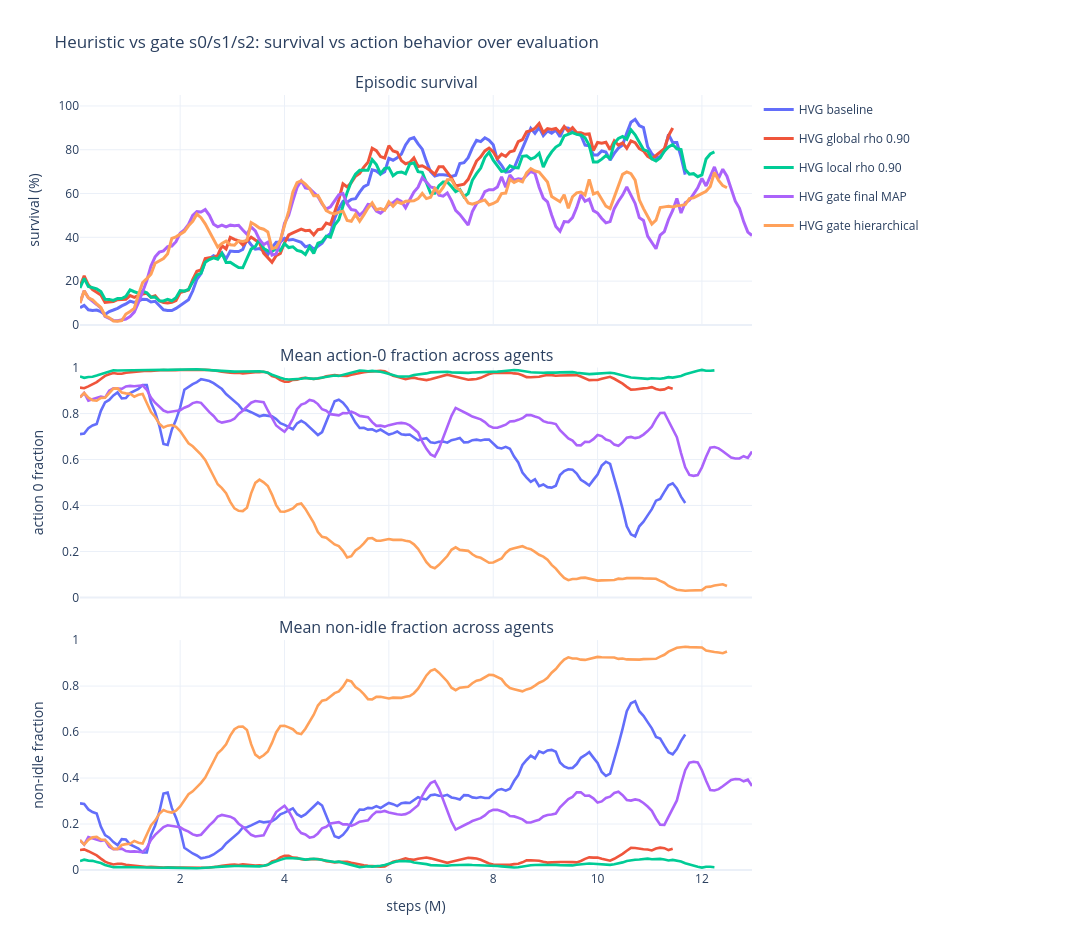
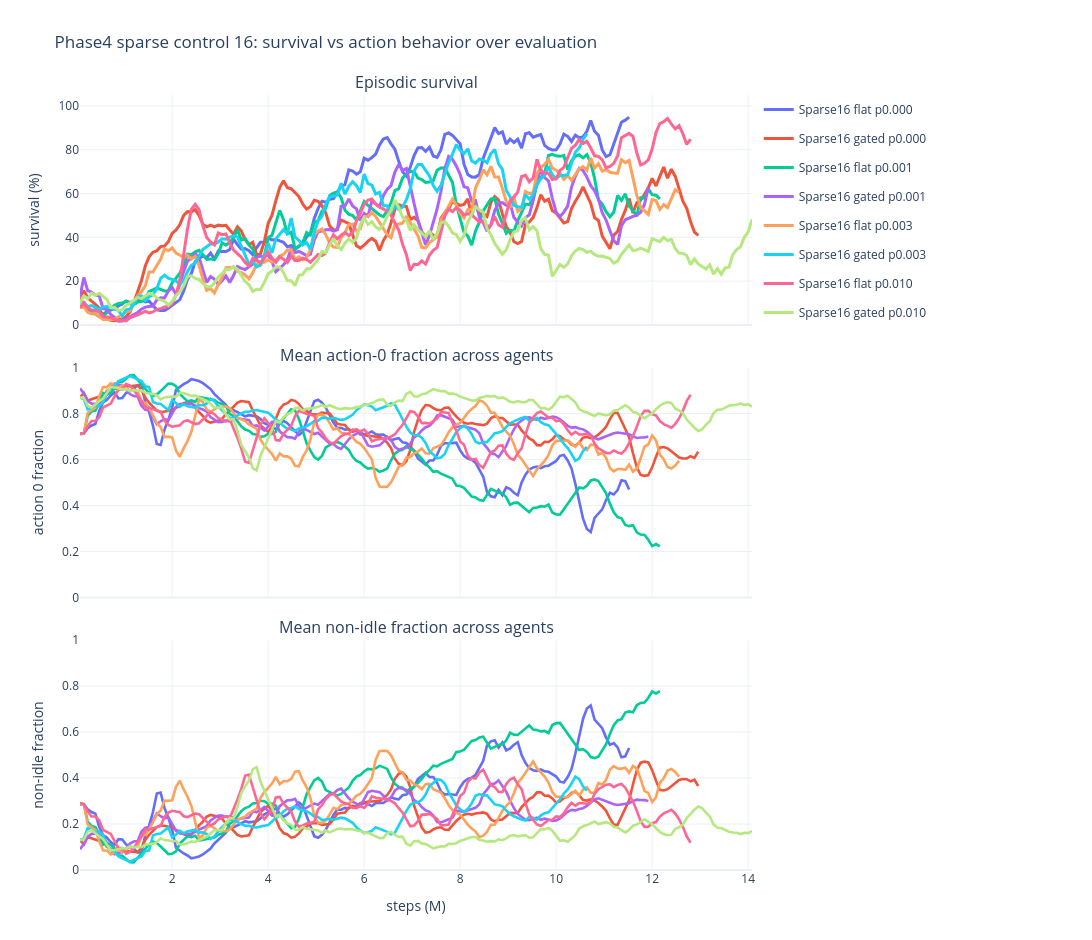

Notebook cell for these charts, in order:
### Markdown cell above
## Survival vs Action-0 / Non-Idle Over Time

### Code cell
survival_action = adm.survival_vs_action0_non_idle_over_time(ctx)
adm.display_metric_figures(survival_action)

### Figure 1 — Plotly figure (JSON) as saved in the notebook; plotly's stock layout.template omitted (floating-point values rounded to 4 significant figures; data arrays with more than 128 entries replaced by an {"elided": "..."} marker saying what was removed)
{"data": [{"customdata": {"elided": "146x3 mixed values"}, "hovertemplate": "<b>HVG baseline</b><br>step=%{x:.2f}M<br>survival=%{y:.2f}%<br>seeds=%{customdata[1]}<br>n_seeds=%{customdata[0]}<br>metric=%{customdata[2]}<extra></extra>", "legendgroup": "hvg_00_baseline", "line": {"color": "#636EFA", "width": 3}, "mode": "lines", "name": "HVG baseline", "showlegend": true, "type": "scatter", "x": {"elided": "146 float values"}, "xaxis": "x", "y": {"elided": "146 float values"}, "yaxis": "y"}, {"customdata": {"elided": "146x3 mixed values"}, "hovertemplate": "<b>HVG baseline</b><br>step=%{x:.2f}M<br>%{customdata[2]}=%{y:.4f}<br>seeds=%{customdata[1]}<br>n_seeds=%{customdata[0]}<extra></extra>", "legendgroup": "hvg_00_baseline", "line": {"color": "#636EFA", "width": 2.6}, "mode": "lines", "name": "HVG baseline", "showlegend": false, "type": "scatter", "x": {"elided": "146 float values"}, "xaxis": "x2", "y": {"elided": "146 float values"}, "yaxis": "y2"}, {"customdata": {"elided": "146x3 mixed values"}, "hovertemplate": "<b>HVG baseline</b><br>step=%{x:.2f}M<br>%{customdata[2]}=%{y:.4f}<br>seeds=%{customdata[1]}<br>n_seeds=%{customdata[0]}<extra></extra>", "legendgroup": "hvg_00_baseline", "line": {"color": "#636EFA", "width": 2.6}, "mode": "lines", "name": "HVG baseline", "showlegend": false, "type": "scatter", "x": {"elided": "146 float values"}, "xaxis": "x3", "y": {"elided": "146 float values"}, "yaxis": "y3"}, {"customdata": {"elided": "143x3 mixed values"}, "hovertemplate": "<b>HVG global rho 0.90</b><br>step=%{x:.2f}M<br>survival=%{y:.2f}%<br>seeds=%{customdata[1]}<br>n_seeds=%{customdata[0]}<br>metric=%{customdata[2]}<extra></extra>", "legendgroup": "hvg_01_eval_rho090", "line": {"color": "#EF553B", "width": 3}, "mode": "lines", "name": "HVG global rho 0.90", "showlegend": true, "type": "scatter", "x": {"elided": "143 float values"}, "xaxis": "x", "y": {"elided": "143 float values"}, "yaxis": "y"}, {"customdata": {"elided": "143x3 mixed values"}, "hovertemplate": "<b>HVG global rho 0.90</b><br>step=%{x:.2f}M<br>%{customdata[2]}=%{y:.4f}<br>seeds=%{customdata[1]}<br>n_seeds=%{customdata[0]}<extra></extra>", "legendgroup": "hvg_01_eval_rho090", "line": {"color": "#EF553B", "width": 2.6}, "mode": "lines", "name": "HVG global rho 0.90", "showlegend": false, "type": "scatter", "x": {"elided": "143 float values"}, "xaxis": "x2", "y": {"elided": "143 float values"}, "yaxis": "y2"}, {"customdata": {"elided": "143x3 mixed values"}, "hovertemplate": "<b>HVG global rho 0.90</b><br>step=%{x:.2f}M<br>%{customdata[2]}=%{y:.4f}<br>seeds=%{customdata[1]}<br>n_seeds=%{customdata[0]}<extra></extra>", "legendgroup": "hvg_01_eval_rho090", "line": {"color": "#EF553B", "width": 2.6}, "mode": "lines", "name": "HVG global rho 0.90", "showlegend": false, "type": "scatter", "x": {"elided": "143 float values"}, "xaxis": "x3", "y": {"elided": "143 float values"}, "yaxis": "y3"}, {"customdata": {"elided": "153x3 mixed values"}, "hovertemplate": "<b>HVG local rho 0.90</b><br>step=%{x:.2f}M<br>survival=%{y:.2f}%<br>seeds=%{customdata[1]}<br>n_seeds=%{customdata[0]}<br>metric=%{customdata[2]}<extra></extra>", "legendgroup": "hvg_04_eval_local_rho090", "line": {"color": "#00CC96", "width": 3}, "mode": "lines", "name": "HVG local rho 0.90", "showlegend": true, "type": "scatter", "x": {"elided": "153 float values"}, "xaxis": "x", "y": {"elided": "153 float values"}, "yaxis": "y"}, {"customdata": {"elided": "153x3 mixed values"}, "hovertemplate": "<b>HVG local rho 0.90</b><br>step=%{x:.2f}M<br>%{customdata[2]}=%{y:.4f}<br>seeds=%{customdata[1]}<br>n_seeds=%{customdata[0]}<extra></extra>", "legendgroup": "hvg_04_eval_local_rho090", "line": {"color": "#00CC96", "width": 2.6}, "mode": "lines", "name": "HVG local rho 0.90", "showlegend": false, "type": "scatter", "x": {"elided": "153 float values"}, "xaxis": "x2", "y": {"elided": "153 float values"}, "yaxis": "y2"}, {"customdata": {"elided": "153x3 mixed values"}, "hovertemplate": "<b>HVG local rho 0.90</b><br>step=%{x:.2f}M<br>%{customdata[2]}=%{y:.4f}<br>seeds=%{customdata[1]}<br>n_seeds=%{customdata[0]}<extra></extra>", "legendgroup": "hvg_04_eval_local_rho090", "line": {"color": "#00CC96", "width": 2.6}, "mode": "lines", "name": "HVG local rho 0.90", "showlegend": false, "type": "scatter", "x": {"elided": "153 float values"}, "xaxis": "x3", "y": {"elided": "153 float values"}, "yaxis": "y3"}, {"customdata": {"elided": "162x3 mixed values"}, "hovertemplate": "<b>HVG gate final MAP</b><br>step=%{x:.2f}M<br>survival=%{y:.2f}%<br>seeds=%{customdata[1]}<br>n_seeds=%{customdata[0]}<br>metric=%{customdata[2]}<extra></extra>", "legendgroup": "hvg_02_gate_final_map", "line": {"color": "#AB63FA", "width": 3}, "mode": "lines", "name": "HVG gate final MAP", "showlegend": true, "type": "scatter", "x": {"elided": "162 float values"}, "xaxis": "x", "y": {"elided": "162 float values"}, "yaxis": "y"}, {"customdata": {"elided": "162x3 mixed values"}, "hovertemplate": "<b>HVG gate final MAP</b><br>step=%{x:.2f}M<br>%{customdata[2]}=%{y:.4f}<br>seeds=%{customdata[1]}<br>n_seeds=%{customdata[0]}<extra></extra>", "legendgroup": "hvg_02_gate_final_map", "line": {"color": "#AB63FA", "width": 2.6}, "mode": "lines", "name": "HVG gate final MAP", "showlegend": false, "type": "scatter", "x": {"elided": "162 float values"}, "xaxis": "x2", "y": {"elided": "162 float values"}, "yaxis": "y2"}, {"customdata": {"elided": "162x3 mixed values"}, "hovertemplate": "<b>HVG gate final MAP</b><br>step=%{x:.2f}M<br>%{customdata[2]}=%{y:.4f}<br>seeds=%{customdata[1]}<br>n_seeds=%{customdata[0]}<extra></extra>", "legendgroup": "hvg_02_gate_final_map", "line": {"color": "#AB63FA", "width": 2.6}, "mode": "lines", "name": "HVG gate final MAP", "showlegend": false, "type": "scatter", "x": {"elided": "162 float values"}, "xaxis": "x3", "y": {"elided": "162 float values"}, "yaxis": "y3"}, {"customdata": {"elided": "156x3 mixed values"}, "hovertemplate": "<b>HVG gate hierarchical</b><br>step=%{x:.2f}M<br>survival=%{y:.2f}%<br>seeds=%{customdata[1]}<br>n_seeds=%{customdata[0]}<br>metric=%{customdata[2]}<extra></extra>", "legendgroup": "hvg_03_gate_hierarchical", "line": {"color": "#FFA15A", "width": 3}, "mode": "lines", "name": "HVG gate hierarchical", "showlegend": true, "type": "scatter", "x": {"elided": "156 float values"}, "xaxis": "x", "y": {"elided": "156 float values"}, "yaxis": "y"}, {"customdata": {"elided": "156x3 mixed values"}, "hovertemplate": "<b>HVG gate hierarchical</b><br>step=%{x:.2f}M<br>%{customdata[2]}=%{y:.4f}<br>seeds=%{customdata[1]}<br>n_seeds=%{customdata[0]}<extra></extra>", "legendgroup": "hvg_03_gate_hierarchical", "line": {"color": "#FFA15A", "width": 2.6}, "mode": "lines", "name": "HVG gate hierarchical", "showlegend": false, "type": "scatter", "x": {"elided": "156 float values"}, "xaxis": "x2", "y": {"elided": "156 float values"}, "yaxis": "y2"}, {"customdata": {"elided": "156x3 mixed values"}, "hovertemplate": "<b>HVG gate hierarchical</b><br>step=%{x:.2f}M<br>%{customdata[2]}=%{y:.4f}<br>seeds=%{customdata[1]}<br>n_seeds=%{customdata[0]}<extra></extra>", "legendgroup": "hvg_03_gate_hierarchical", "line": {"color": "#FFA15A", "width": 2.6}, "mode": "lines", "name": "HVG gate hierarchical", "showlegend": false, "type": "scatter", "x": {"elided": "156 float values"}, "xaxis": "x3", "y": {"elided": "156 float values"}, "yaxis": "y3"}], "layout": {"annotations": [{"font": {"size": 16}, "showarrow": false, "text": "Episodic survival", "x": 0.5, "xanchor": "center", "xref": "paper", "y": 1, "yanchor": "bottom", "yref": "paper"}, {"font": {"size": 16}, "showarrow": false, "text": "Mean action-0 fraction across agents", "x": 0.5, "xanchor": "center", "xref": "paper", "y": 0.6483, "yanchor": "bottom", "yref": "paper"}, {"font": {"size": 16}, "showarrow": false, "text": "Mean non-idle fraction across agents", "x": 0.5, "xanchor": "center", "xref": "paper", "y": 0.2967, "yanchor": "bottom", "yref": "paper"}], "height": 940, "hovermode": "x unified", "legend": {"orientation": "v", "x": 1.01, "xanchor": "left", "y": 1, "yanchor": "top"}, "margin": {"b": 70, "l": 80, "r": 340, "t": 95}, "title": {"text": "Heuristic vs gate s0/s1/s2: survival vs action behavior over evaluation"}, "width": 1450, "xaxis": {"anchor": "y", "domain": [0, 1], "matches": "x3", "showticklabels": false}, "xaxis2": {"anchor": "y2", "domain": [0, 1], "matches": "x3", "showticklabels": false}, "xaxis3": {"anchor": "y3", "domain": [0, 1], "title": {"text": "steps (M)"}}, "yaxis": {"anchor": "x", "domain": [0.7033, 1], "range": [0, 105], "title": {"text": "survival (%)"}}, "yaxis2": {"anchor": "x2", "domain": [0.3517, 0.6483], "range": [0, 1], "title": {"text": "action 0 fraction"}}, "yaxis3": {"anchor": "x3", "domain": [0, 0.2967], "range": [0, 1], "title": {"text": "non-idle fraction"}}}}

### Figure 2 — Plotly figure (JSON) as saved in the notebook; plotly's stock layout.template omitted (floating-point values rounded to 4 significant figures; data arrays with more than 128 entries replaced by an {"elided": "..."} marker saying what was removed)
{"data": [{"customdata": {"elided": "144x3 mixed values"}, "hovertemplate": "<b>Sparse16 flat p0.000</b><br>step=%{x:.2f}M<br>survival=%{y:.2f}%<br>seeds=%{customdata[1]}<br>n_seeds=%{customdata[0]}<br>metric=%{customdata[2]}<extra></extra>", "legendgroup": "sparse16_flat_p000", "line": {"color": "#636EFA", "width": 3}, "mode": "lines", "name": "Sparse16 flat p0.000", "showlegend": true, "type": "scatter", "x": {"elided": "144 float values"}, "xaxis": "x", "y": {"elided": "144 float values"}, "yaxis": "y"}, {"customdata": {"elided": "144x3 mixed values"}, "hovertemplate": "<b>Sparse16 flat p0.000</b><br>step=%{x:.2f}M<br>%{customdata[2]}=%{y:.4f}<br>seeds=%{customdata[1]}<br>n_seeds=%{customdata[0]}<extra></extra>", "legendgroup": "sparse16_flat_p000", "line": {"color": "#636EFA", "width": 2.6}, "mode": "lines", "name": "Sparse16 flat p0.000", "showlegend": false, "type": "scatter", "x": {"elided": "144 float values"}, "xaxis": "x2", "y": {"elided": "144 float values"}, "yaxis": "y2"}, {"customdata": {"elided": "144x3 mixed values"}, "hovertemplate": "<b>Sparse16 flat p0.000</b><br>step=%{x:.2f}M<br>%{customdata[2]}=%{y:.4f}<br>seeds=%{customdata[1]}<br>n_seeds=%{customdata[0]}<extra></extra>", "legendgroup": "sparse16_flat_p000", "line": {"color": "#636EFA", "width": 2.6}, "mode": "lines", "name": "Sparse16 flat p0.000", "showlegend": false, "type": "scatter", "x": {"elided": "144 float values"}, "xaxis": "x3", "y": {"elided": "144 float values"}, "yaxis": "y3"}, {"customdata": {"elided": "162x3 mixed values"}, "hovertemplate": "<b>Sparse16 gated p0.000</b><br>step=%{x:.2f}M<br>survival=%{y:.2f}%<br>seeds=%{customdata[1]}<br>n_seeds=%{customdata[0]}<br>metric=%{customdata[2]}<extra></extra>", "legendgroup": "sparse16_gated_p000", "line": {"color": "#EF553B", "width": 3}, "mode": "lines", "name": "Sparse16 gated p0.000", "showlegend": true, "type": "scatter", "x": {"elided": "162 float values"}, "xaxis": "x", "y": {"elided": "162 float values"}, "yaxis": "y"}, {"customdata": {"elided": "162x3 mixed values"}, "hovertemplate": "<b>Sparse16 gated p0.000</b><br>step=%{x:.2f}M<br>%{customdata[2]}=%{y:.4f}<br>seeds=%{customdata[1]}<br>n_seeds=%{customdata[0]}<extra></extra>", "legendgroup": "sparse16_gated_p000", "line": {"color": "#EF553B", "width": 2.6}, "mode": "lines", "name": "Sparse16 gated p0.000", "showlegend": false, "type": "scatter", "x": {"elided": "162 float values"}, "xaxis": "x2", "y": {"elided": "162 float values"}, "yaxis": "y2"}, {"customdata": {"elided": "162x3 mixed values"}, "hovertemplate": "<b>Sparse16 gated p0.000</b><br>step=%{x:.2f}M<br>%{customdata[2]}=%{y:.4f}<br>seeds=%{customdata[1]}<br>n_seeds=%{customdata[0]}<extra></extra>", "legendgroup": "sparse16_gated_p000", "line": {"color": "#EF553B", "width": 2.6}, "mode": "lines", "name": "Sparse16 gated p0.000", "showlegend": false, "type": "scatter", "x": {"elided": "162 float values"}, "xaxis": "x3", "y": {"elided": "162 float values"}, "yaxis": "y3"}, {"customdata": {"elided": "152x3 mixed values"}, "hovertemplate": "<b>Sparse16 flat p0.001</b><br>step=%{x:.2f}M<br>survival=%{y:.2f}%<br>seeds=%{customdata[1]}<br>n_seeds=%{customdata[0]}<br>metric=%{customdata[2]}<extra></extra>", "legendgroup": "sparse16_flat_p001", "line": {"color": "#00CC96", "width": 3}, "mode": "lines", "name": "Sparse16 flat p0.001", "showlegend": true, "type": "scatter", "x": {"elided": "152 float values"}, "xaxis": "x", "y": {"elided": "152 float values"}, "yaxis": "y"}, {"customdata": {"elided": "152x3 mixed values"}, "hovertemplate": "<b>Sparse16 flat p0.001</b><br>step=%{x:.2f}M<br>%{customdata[2]}=%{y:.4f}<br>seeds=%{customdata[1]}<br>n_seeds=%{customdata[0]}<extra></extra>", "legendgroup": "sparse16_flat_p001", "line": {"color": "#00CC96", "width": 2.6}, "mode": "lines", "name": "Sparse16 flat p0.001", "showlegend": false, "type": "scatter", "x": {"elided": "152 float values"}, "xaxis": "x2", "y": {"elided": "152 float values"}, "yaxis": "y2"}, {"customdata": {"elided": "152x3 mixed values"}, "hovertemplate": "<b>Sparse16 flat p0.001</b><br>step=%{x:.2f}M<br>%{customdata[2]}=%{y:.4f}<br>seeds=%{customdata[1]}<br>n_seeds=%{customdata[0]}<extra></extra>", "legendgroup": "sparse16_flat_p001", "line": {"color": "#00CC96", "width": 2.6}, "mode": "lines", "name": "Sparse16 flat p0.001", "showlegend": false, "type": "scatter", "x": {"elided": "152 float values"}, "xaxis": "x3", "y": {"elided": "152 float values"}, "yaxis": "y3"}, {"customdata": {"elided": "149x3 mixed values"}, "hovertemplate": "<b>Sparse16 gated p0.001</b><br>step=%{x:.2f}M<br>survival=%{y:.2f}%<br>seeds=%{customdata[1]}<br>n_seeds=%{customdata[0]}<br>metric=%{customdata[2]}<extra></extra>", "legendgroup": "sparse16_gated_p001", "line": {"color": "#AB63FA", "width": 3}, "mode": "lines", "name": "Sparse16 gated p0.001", "showlegend": true, "type": "scatter", "x": {"elided": "149 float values"}, "xaxis": "x", "y": {"elided": "149 float values"}, "yaxis": "y"}, {"customdata": {"elided": "149x3 mixed values"}, "hovertemplate": "<b>Sparse16 gated p0.001</b><br>step=%{x:.2f}M<br>%{customdata[2]}=%{y:.4f}<br>seeds=%{customdata[1]}<br>n_seeds=%{customdata[0]}<extra></extra>", "legendgroup": "sparse16_gated_p001", "line": {"color": "#AB63FA", "width": 2.6}, "mode": "lines", "name": "Sparse16 gated p0.001", "showlegend": false, "type": "scatter", "x": {"elided": "149 float values"}, "xaxis": "x2", "y": {"elided": "149 float values"}, "yaxis": "y2"}, {"customdata": {"elided": "149x3 mixed values"}, "hovertemplate": "<b>Sparse16 gated p0.001</b><br>step=%{x:.2f}M<br>%{customdata[2]}=%{y:.4f}<br>seeds=%{customdata[1]}<br>n_seeds=%{customdata[0]}<extra></extra>", "legendgroup": "sparse16_gated_p001", "line": {"color": "#AB63FA", "width": 2.6}, "mode": "lines", "name": "Sparse16 gated p0.001", "showlegend": false, "type": "scatter", "x": {"elided": "149 float values"}, "xaxis": "x3", "y": {"elided": "149 float values"}, "yaxis": "y3"}, {"customdata": {"elided": "157x3 mixed values"}, "hovertemplate": "<b>Sparse16 flat p0.003</b><br>step=%{x:.2f}M<br>survival=%{y:.2f}%<br>seeds=%{customdata[1]}<br>n_seeds=%{customdata[0]}<br>metric=%{customdata[2]}<extra></extra>", "legendgroup": "sparse16_flat_p003", "line": {"color": "#FFA15A", "width": 3}, "mode": "lines", "name": "Sparse16 flat p0.003", "showlegend": true, "type": "scatter", "x": {"elided": "157 float values"}, "xaxis": "x", "y": {"elided": "157 float values"}, "yaxis": "y"}, {"customdata": {"elided": "157x3 mixed values"}, "hovertemplate": "<b>Sparse16 flat p0.003</b><br>step=%{x:.2f}M<br>%{customdata[2]}=%{y:.4f}<br>seeds=%{customdata[1]}<br>n_seeds=%{customdata[0]}<extra></extra>", "legendgroup": "sparse16_flat_p003", "line": {"color": "#FFA15A", "width": 2.6}, "mode": "lines", "name": "Sparse16 flat p0.003", "showlegend": false, "type": "scatter", "x": {"elided": "157 float values"}, "xaxis": "x2", "y": {"elided": "157 float values"}, "yaxis": "y2"}, {"customdata": {"elided": "157x3 mixed values"}, "hovertemplate": "<b>Sparse16 flat p0.003</b><br>step=%{x:.2f}M<br>%{customdata[2]}=%{y:.4f}<br>seeds=%{customdata[1]}<br>n_seeds=%{customdata[0]}<extra></extra>", "legendgroup": "sparse16_flat_p003", "line": {"color": "#FFA15A", "width": 2.6}, "mode": "lines", "name": "Sparse16 flat p0.003", "showlegend": false, "type": "scatter", "x": {"elided": "157 float values"}, "xaxis": "x3", "y": {"elided": "157 float values"}, "yaxis": "y3"}, {"customdata": {"elided": "133x3 mixed values"}, "hovertemplate": "<b>Sparse16 gated p0.003</b><br>step=%{x:.2f}M<br>survival=%{y:.2f}%<br>seeds=%{customdata[1]}<br>n_seeds=%{customdata[0]}<br>metric=%{customdata[2]}<extra></extra>", "legendgroup": "sparse16_gated_p003", "line": {"color": "#19D3F3", "width": 3}, "mode": "lines", "name": "Sparse16 gated p0.003", "showlegend": true, "type": "scatter", "x": {"elided": "133 float values"}, "xaxis": "x", "y": {"elided": "133 float values"}, "yaxis": "y"}, {"customdata": {"elided": "133x3 mixed values"}, "hovertemplate": "<b>Sparse16 gated p0.003</b><br>step=%{x:.2f}M<br>%{customdata[2]}=%{y:.4f}<br>seeds=%{customdata[1]}<br>n_seeds=%{customdata[0]}<extra></extra>", "legendgroup": "sparse16_gated_p003", "line": {"color": "#19D3F3", "width": 2.6}, "mode": "lines", "name": "Sparse16 gated p0.003", "showlegend": false, "type": "scatter", "x": {"elided": "133 float values"}, "xaxis": "x2", "y": {"elided": "133 float values"}, "yaxis": "y2"}, {"customdata": {"elided": "133x3 mixed values"}, "hovertemplate": "<b>Sparse16 gated p0.003</b><br>step=%{x:.2f}M<br>%{customdata[2]}=%{y:.4f}<br>seeds=%{customdata[1]}<br>n_seeds=%{customdata[0]}<extra></extra>", "legendgroup": "sparse16_gated_p003", "line": {"color": "#19D3F3", "width": 2.6}, "mode": "lines", "name": "Sparse16 gated p0.003", "showlegend": false, "type": "scatter", "x": {"elided": "133 float values"}, "xaxis": "x3", "y": {"elided": "133 float values"}, "yaxis": "y3"}, {"customdata": {"elided": "160x3 mixed values"}, "hovertemplate": "<b>Sparse16 flat p0.010</b><br>step=%{x:.2f}M<br>survival=%{y:.2f}%<br>seeds=%{customdata[1]}<br>n_seeds=%{customdata[0]}<br>metric=%{customdata[2]}<extra></extra>", "legendgroup": "sparse16_flat_p010", "line": {"color": "#FF6692", "width": 3}, "mode": "lines", "name": "Sparse16 flat p0.010", "showlegend": true, "type": "scatter", "x": {"elided": "160 float values"}, "xaxis": "x", "y": {"elided": "160 float values"}, "yaxis": "y"}, {"customdata": {"elided": "160x3 mixed values"}, "hovertemplate": "<b>Sparse16 flat p0.010</b><br>step=%{x:.2f}M<br>%{customdata[2]}=%{y:.4f}<br>seeds=%{customdata[1]}<br>n_seeds=%{customdata[0]}<extra></extra>", "legendgroup": "sparse16_flat_p010", "line": {"color": "#FF6692", "width": 2.6}, "mode": "lines", "name": "Sparse16 flat p0.010", "showlegend": false, "type": "scatter", "x": {"elided": "160 float values"}, "xaxis": "x2", "y": {"elided": "160 float values"}, "yaxis": "y2"}, {"customdata": {"elided": "160x3 mixed values"}, "hovertemplate": "<b>Sparse16 flat p0.010</b><br>step=%{x:.2f}M<br>%{customdata[2]}=%{y:.4f}<br>seeds=%{customdata[1]}<br>n_seeds=%{customdata[0]}<extra></extra>", "legendgroup": "sparse16_flat_p010", "line": {"color": "#FF6692", "width": 2.6}, "mode": "lines", "name": "Sparse16 flat p0.010", "showlegend": false, "type": "scatter", "x": {"elided": "160 float values"}, "xaxis": "x3", "y": {"elided": "160 float values"}, "yaxis": "y3"}, {"customdata": {"elided": "176x3 mixed values"}, "hovertemplate": "<b>Sparse16 gated p0.010</b><br>step=%{x:.2f}M<br>survival=%{y:.2f}%<br>seeds=%{customdata[1]}<br>n_seeds=%{customdata[0]}<br>metric=%{customdata[2]}<extra></extra>", "legendgroup": "sparse16_gated_p010", "line": {"color": "#B6E880", "width": 3}, "mode": "lines", "name": "Sparse16 gated p0.010", "showlegend": true, "type": "scatter", "x": {"elided": "176 float values"}, "xaxis": "x", "y": {"elided": "176 float values"}, "yaxis": "y"}, {"customdata": {"elided": "176x3 mixed values"}, "hovertemplate": "<b>Sparse16 gated p0.010</b><br>step=%{x:.2f}M<br>%{customdata[2]}=%{y:.4f}<br>seeds=%{customdata[1]}<br>n_seeds=%{customdata[0]}<extra></extra>", "legendgroup": "sparse16_gated_p010", "line": {"color": "#B6E880", "width": 2.6}, "mode": "lines", "name": "Sparse16 gated p0.010", "showlegend": false, "type": "scatter", "x": {"elided": "176 float values"}, "xaxis": "x2", "y": {"elided": "176 float values"}, "yaxis": "y2"}, {"customdata": {"elided": "176x3 mixed values"}, "hovertemplate": "<b>Sparse16 gated p0.010</b><br>step=%{x:.2f}M<br>%{customdata[2]}=%{y:.4f}<br>seeds=%{customdata[1]}<br>n_seeds=%{customdata[0]}<extra></extra>", "legendgroup": "sparse16_gated_p010", "line": {"color": "#B6E880", "width": 2.6}, "mode": "lines", "name": "Sparse16 gated p0.010", "showlegend": false, "type": "scatter", "x": {"elided": "176 float values"}, "xaxis": "x3", "y": {"elided": "176 float values"}, "yaxis": "y3"}], "layout": {"annotations": [{"font": {"size": 16}, "showarrow": false, "text": "Episodic survival", "x": 0.5, "xanchor": "center", "xref": "paper", "y": 1, "yanchor": "bottom", "yref": "paper"}, {"font": {"size": 16}, "showarrow": false, "text": "Mean action-0 fraction across agents", "x": 0.5, "xanchor": "center", "xref": "paper", "y": 0.6483, "yanchor": "bottom", "yref": "paper"}, {"font": {"size": 16}, "showarrow": false, "text": "Mean non-idle fraction across agents", "x": 0.5, "xanchor": "center", "xref": "paper", "y": 0.2967, "yanchor": "bottom", "yref": "paper"}], "height": 940, "hovermode": "x unified", "legend": {"orientation": "v", "x": 1.01, "xanchor": "left", "y": 1, "yanchor": "top"}, "margin": {"b": 70, "l": 80, "r": 340, "t": 95}, "title": {"text": "Phase4 sparse control 16: survival vs action behavior over evaluation"}, "width": 1450, "xaxis": {"anchor": "y", "domain": [0, 1], "matches": "x3", "showticklabels": false}, "xaxis2": {"anchor": "y2", "domain": [0, 1], "matches": "x3", "showticklabels": false}, "xaxis3": {"anchor": "y3", "domain": [0, 1], "title": {"text": "steps (M)"}}, "yaxis": {"anchor": "x", "domain": [0.7033, 1], "range": [0, 105], "title": {"text": "survival (%)"}}, "yaxis2": {"anchor": "x2", "domain": [0.3517, 0.6483], "range": [0, 1], "title": {"text": "action 0 fraction"}}, "yaxis3": {"anchor": "x3", "domain": [0, 0.2967], "range": [0, 1], "title": {"text": "non-idle fraction"}}}}
